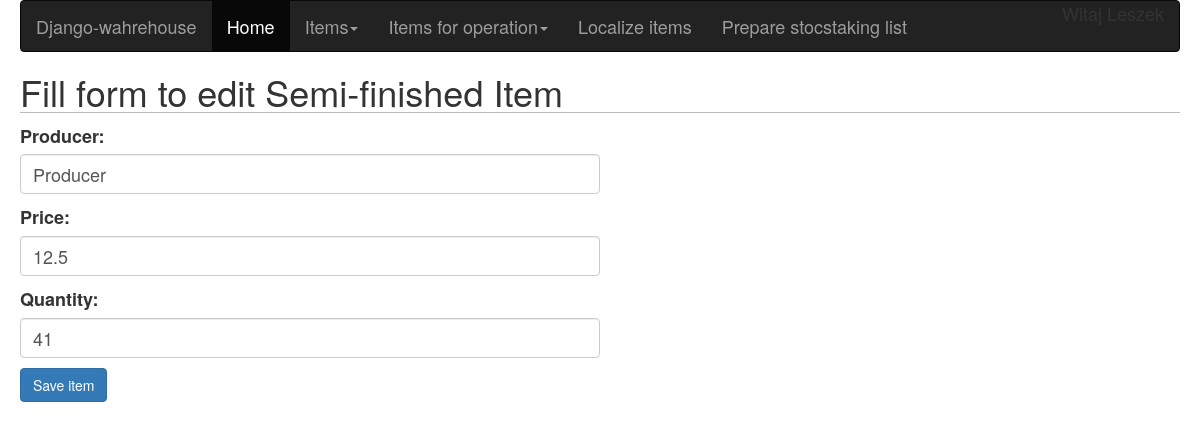
The page /warehouse/semi-finisheditem/test_semi_redirec_item/edit/ (signed in) on the database its author committed.
### warehouse/models.py (models this page shows, shortened)
class SemiFinishedItem(models.Model):
    name = models.CharField(max_length=255)
    slug = models.SlugField(blank=True)
    quantity = models.PositiveIntegerField(default=0)
    category = models.ForeignKey(Category)
    producer = models.CharField(max_length=50)
    price = models.FloatField()

### warehouse/views.py (the view)
# urls.py: url(r'^semi-finisheditem/(?P<slug>[-\w]+)/edit/$', semi_finished_item_edit_view, name='semi_finished_item_edit'),
@login_required
def semi_finished_item_edit_view(request, slug):
    item = SemiFinishedItem.objects.get(slug=slug)
    if request.method == 'POST':
        edit_item_form = SemiFinishedItemEditForm(instance=item, data=request.POST)
        if edit_item_form.is_valid():
            edit_item_form.save()
            return redirect(item.get_absolute_url())
    else:
        edit_item_form = SemiFinishedItemEditForm(instance=item)
    return render(request, 'products_html/semi_finished_item_edit.html', {'edit_item_form': edit_item_form})

### warehouse/forms.py
class SemiFinishedItemEditForm(forms.ModelForm):
    def __init__(self, *args, **kwargs):
        super(SemiFinishedItemEditForm, self).__init__(*args, **kwargs)
        for field in iter(self.fields):
            self.fields[field].widget.attrs.update({
                'class': 'form-control'
            })
    class Meta:
        model = SemiFinishedItem
        fields = ('producer', 'price', 'quantity')
        exclude = ('name', 'category')

### warehouse/templates/products_html/semi_finished_item_edit.html (shortened to what this page needs)
{% extends "base.html" %}
{% block content %}
<h1>Fill form to edit Semi-finished Item</h1>
    <form action="." method="post">
    {{ edit_item_form.as_p }}
    <p><input class="btn btn-primary" type="submit" value="Save item"></p>
</form>
{% endblock %}

### warehouse/static/css/base.css (style rules this page uses)
body { margin-left: 20px; margin-right: 20px; font-size: 18px; }
h1 { border-bottom:1px solid #bbb; }
input[type=submit] { font-size: 14px; }
.form-control { height: 40px; width: 50%; font-size: 18px; }

### rows shown on the page
SemiFinishedItem: producer "Producer", price "12.5", quantity "41"
